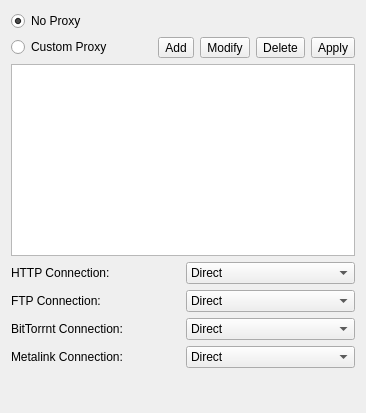
         <widget class="QWidget" name="page_15">
          <layout class="QVBoxLayout" name="verticalLayout">
           <item>
            <widget class="QRadioButton" name="radioButton">
             <property name="text">
              <string>No Proxy</string>
             </property>
             <property name="checked">
              <bool>true</bool>
             </property>
            </widget>
           </item>
           <item>
            <layout class="QHBoxLayout" name="horizontalLayout">
             <item>
              <widget class="QRadioButton" name="radioButton_2">
               <property name="text">
                <string>Custom Proxy</string>
               </property>
              </widget>
             </item>
             <item>
              <spacer name="horizontalSpacer_2">
               <property name="orientation">
                <enum>Qt::Horizontal</enum>
               </property>
               <property name="sizeHint" stdset="0">
                <size>
                 <width>40</width>
                 <height>20</height>
                </size>
               </property>
              </spacer>
             </item>
             <item>
              <widget class="QToolButton" name="toolButton_2">
               <property name="text">
                <string>Add</string>
               </property>
              </widget>
             </item>
             <item>
              <widget class="QToolButton" name="toolButton_3">
               <property name="text">
                <string>Modify</string>
               </property>
              </widget>
             </item>
             <item>
              <widget class="QToolButton" name="toolButton_4">
               <property name="text">
                <string>Delete</string>
               </property>
              </widget>
             </item>
             <item>
              <widget class="QToolButton" name="toolButton_5">
               <property name="text">
                <string>Apply</string>
               </property>
              </widget>
             </item>
            </layout>
           </item>
           <item>
            <widget class="QTableWidget" name="tableWidget"/>
           </item>
           <item>
            <layout class="QGridLayout" name="gridLayout">
             <item row="0" column="0">
              <widget class="QLabel" name="label_14">
               <property name="text">
                <string>HTTP Connection:</string>
               </property>
              </widget>
             </item>
             <item row="0" column="1">
              <widget class="QComboBox" name="comboBox">
               <item>
                <property name="text">
                 <string>Direct</string>
                </property>
               </item>
              </widget>
             </item>
             <item row="1" column="0">
              <widget class="QLabel" name="label_15">
               <property name="text">
                <string>FTP Connection:</string>
               </property>
              </widget>
             </item>
             <item row="1" column="1">
              <widget class="QComboBox" name="comboBox_2">
               <item>
                <property name="text">
                 <string>Direct</string>
                </property>
               </item>
              </widget>
             </item>
             <item row="2" column="0">
              <widget class="QLabel" name="label_20">
               <property name="text">
                <string>BitTorrnt Connection:</string>
               </property>
              </widget>
             </item>
             <item row="2" column="1">
              <widget class="QComboBox" name="comboBox_3">
               <item>
                <property name="text">
                 <string>Direct</string>
                </property>
               </item>
              </widget>
             </item>
             <item row="3" column="0">
              <widget class="QLabel" name="label_21">
               <property name="text">
                <string>Metalink Connection:</string>
               </property>
              </widget>
             </item>
             <item row="3" column="1">
              <widget class="QComboBox" name="comboBox_4">
               <item>
                <property name="text">
                 <string>Direct</string>
                </property>
               </item>
              </widget>
             </item>
            </layout>
           </item>
           <item>
            <spacer name="verticalSpacer">
             <property name="orientation">
              <enum>Qt::Vertical</enum>
             </property>
             <property name="sizeHint" stdset="0">
              <size>
               <width>20</width>
               <height>34</height>
              </size>
             </property>
            </spacer>
           </item>
          </layout>
         </widget>
